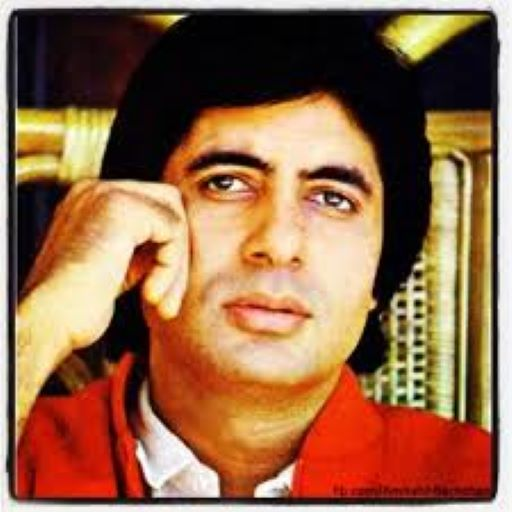
#> input picture Amitabh.jpg, 512 x 512 px, found by its file name
$ jupyter execute --allow-errors 'AISSMS_1_Computer_Vision_&_Deep_Learning_using_Python_&_Image_Processing_Final_23_12_2024.ipynb'   (shell and % lines are left out)
#> lines starting #> are read from the running program, lines starting #| are printed output that depends on the picture
#> (a cell that did not finish here is left out)

#> (a cell that did not finish here is left out)

[cell 3]
import cv2
import numpy as np
import matplotlib.pyplot as plt
#reading the image
image = cv2.imread('/content/Amitabh.jpg')
#> image is the input picture: shape (512, 512, 3); mean B, G, R 73.7, 104.3, 147.8
plt.imshow(image)

[cell 4]
image.shape
#> Out = (512, 512, 3)

[cell 5]
print(image)
#> (printed output is left out)

[cell 6]
0-255

[cell 7]
print(image.ndim)
#| 3

[cell 8]
import cv2
import numpy as np
import matplotlib.pyplot as plt
#reading the image
image = cv2.imread('/content/Amitabh.jpg')
img_grey=cv2.cvtColor(image, cv2.COLOR_BGR2GRAY)
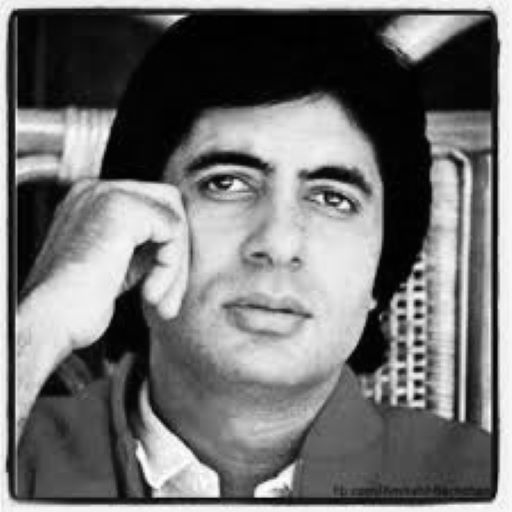
#> img_grey: shape (512, 512); min 0, max 255, mean 113.8
plt.imshow(img_grey)

[cell 9]
img_grey.shape
#> Out = (512, 512)

[cell 10]
img_grey.ndim
#> Out = 2

[cell 11]
print(img_grey)
#> (printed output is left out)

[cell 12]
import cv2
import numpy as np
import matplotlib.pyplot as plt
#reading the image
image = cv2.imread('/content/Amitabh.jpg')
img_rgb=cv2.cvtColor(image, cv2.COLOR_BGR2RGB)
plt.imshow(img_rgb)

[cell 13]
from skimage.io import imread, imshow
import matplotlib.pyplot as plt

image_color = imread('/content/brics.jpeg', as_gray=False)
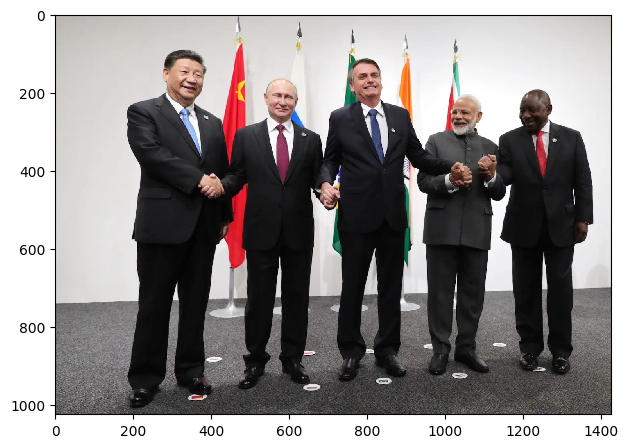
#> input picture brics.jpeg, 628 x 448 px, found by its file name
#> image_color is the input picture: shape (448, 628, 4); mean R, G, B, A 145.5, 141.3, 141.1, 255
print(image_color.shape)
#| (448, 628, 4)
imshow(image_color)

[cell 14]
image_color.ndim
#> Out = 3

[cell 15]
print(image_color)
#> (printed output is left out)

[cell 16]
from skimage.io import imread, imshow
import matplotlib.pyplot as plt

image_color = imread('/content/brics.jpeg', as_gray=True)
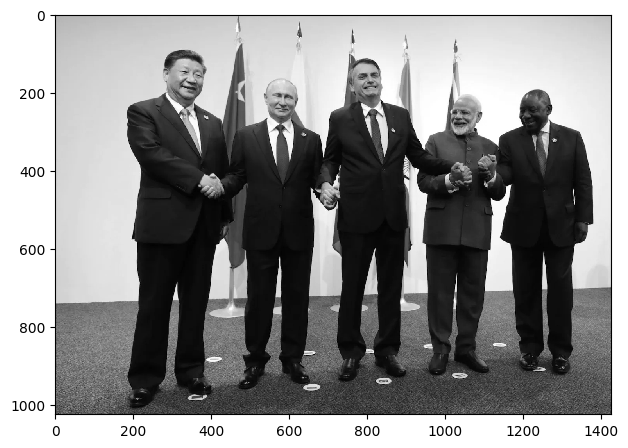
#> image_color: shape (448, 628) float64; min 0, max 1, mean 0.558
print(image_color)
#> (printed output is left out)
imshow(image_color)

[cell 17]
import numpy as np

a=np.array([1,2,3,4,5])
print(a)

[cell 18]
print(a.ndim)

[cell 19]
import numpy as np

b=np.array([[1,2,3],[4,5,6]])

print(b)

[cell 20]
print(b.ndim)

#> (a cell that did not finish here is left out)

[cell 22]
0-255

[cell 23]
image_color.shape
#> Out = (448, 628)

[cell 24]
image_color.max()
#> Out = 1

[cell 25]
image_color.min()
#> Out = 0

#> (a cell that did not finish here is left out)

[cell 27]
image_gray = imread('/content/images/Amitabh.jpg', as_gray=True)
#> image_gray: shape (512, 512) float64; min 0, max 1, mean 0.437
print(image_gray.shape)
#| (512, 512)
imshow(image_gray)

[cell 28]
from skimage.color import rgb2gray
import matplotlib.pyplot as plt
img = imread('/content/brics.jpeg')
img_new = rgb2gray(img)

plt.subplot(1,2,1), imshow(img)
plt.title('RGB Format')

plt.subplot(122), imshow(img_new)
plt.title('Grayscale Format')

plt.show()

[cell 29]
from skimage.transform import resize
img = imread('/content/brics.jpeg')
#resize image
img_resized = resize(img, (300, 300))
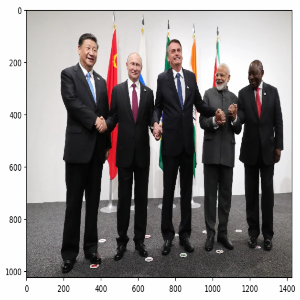
#> img_resized: shape (300, 300, 4) float64; mean R, G, B, A 0.57, 0.553, 0.552, 1; transparent parts drawn white

#plot images
plt.subplot(121), imshow(img)
plt.title('Original Image')
plt.subplot(122), imshow(img_resized)
plt.title('Resized Image')
plt.show()

#> (a cell that did not finish here is left out)

#> (a cell that did not finish here is left out)

[cell 32]
plt.subplot(1, 2, 1)
#the figure has 1 row, 2 columns, and this plot is the first plot.

[cell 33]
plt.subplot(1, 2, 2)
#the figure has 1 row, 2 columns, and this plot is the second plot.

[cell 34]
from skimage.transform import rotate
image = imread('/content/brics.jpeg')

image_rotated = rotate(image, angle=45,resize=True)
imshow(image_rotated)

#> (a cell that did not finish here is left out)

[cell 36]
image_color = imread('/content/images/f16.jpg', as_gray=False)
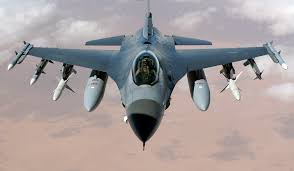
#> input picture f16.jpg, 294 x 171 px, found by its file name
#> image_color is the input picture: shape (171, 294, 3); mean R, G, B 165.9, 157.2, 157.1
print(image_color.shape)
#| (171, 294, 3)
imshow(image_color)

[cell 37]
from skimage.transform import rotate
image = imread('/content/images/f16.jpg')

image_rotated = rotate(image, angle=90,resize=False)
#> image_rotated: shape (171, 294, 3) float64
imshow(image_rotated)

[cell 38]
from skimage.transform import rotate
image = imread('/content/images/f16.jpg')

image_rotated = rotate(image, angle=-180,resize=False)
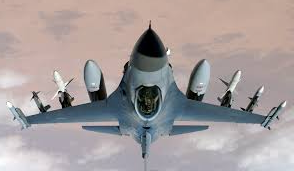
#> image_rotated: shape (171, 294, 3) float64; mean R, G, B 0.651, 0.616, 0.616
imshow(image_rotated)

#> (a cell that did not finish here is left out)

[cell 40]
from skimage.transform import rotate
image = imread('/content/images/Amitabh.jpg')

image_rotated = rotate(image, angle=45, resize=True)
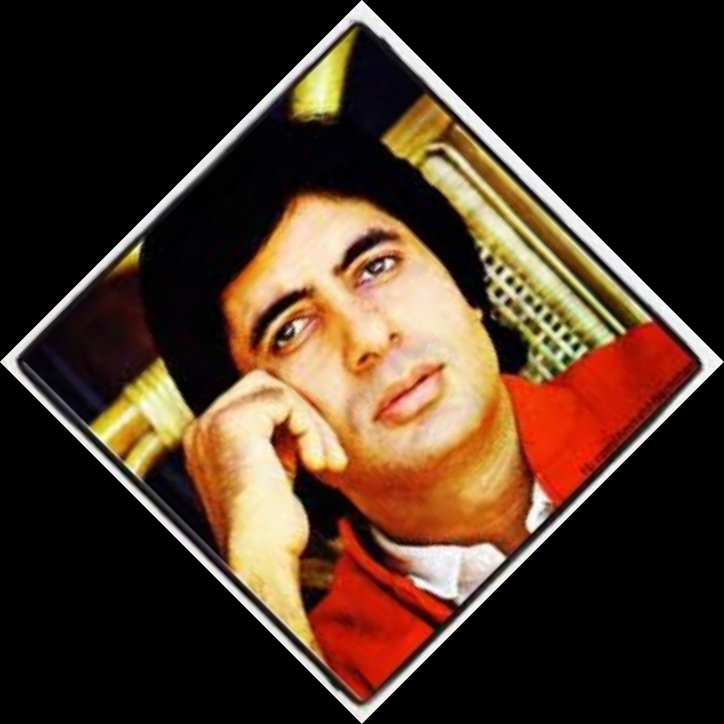
#> image_rotated: shape (724, 724, 3) float64; mean R, G, B 0.29, 0.205, 0.144
imshow(image_rotated)

[cell 41]
from numpy import fliplr, flipud
amitabh = imread('/content/images/Amitabh.jpg')

amitabh_flip = fliplr(amitabh)
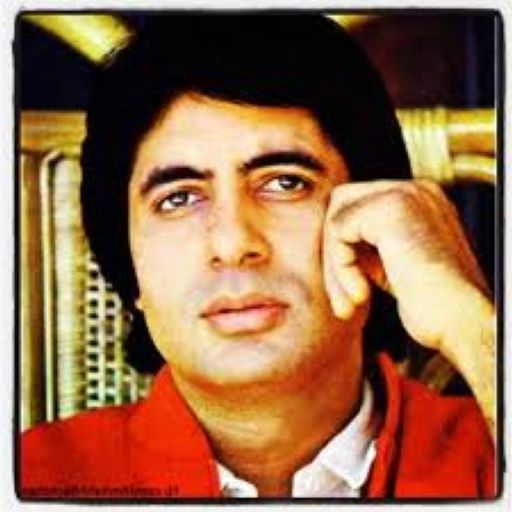
#> amitabh_flip: shape (512, 512, 3); mean R, G, B 147.8, 104.3, 73.7

plt.subplot(121), imshow(amitabh_flip)
plt.subplot(122), imshow(amitabh_flip)

plt.show()

[cell 42]
image = imread('/content/images/Amitabh.jpg')

# selecting part of the image only
cropped = image[50:(img.shape[0]-100),50:(img.shape[1]-100)]
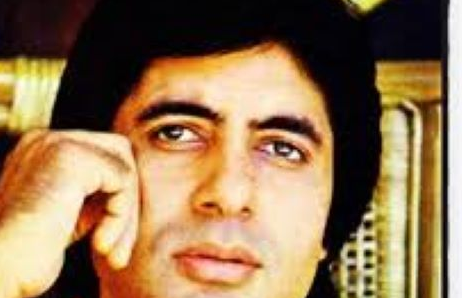
#> cropped: shape (298, 462, 3); mean R, G, B 146, 116.4, 81.8

plt.subplot(121), imshow(image)
plt.title('Original Image')
plt.subplot(122),imshow(cropped)
plt.title('Cropped Image')

plt.show()

[cell 43]
image_gray = imread('/content/images/Amitabh.jpg', as_gray=True)
print(image_gray.shape)
#| (512, 512)
print(image_gray)
#> (printed output is left out)

[cell 44]
img.shape[0]
#> Out = 448

[cell 45]
img.shape[0]-100
#> Out = 348

[cell 46]
from PIL import Image
import numpy as np
PATH='/content/images/Amitabh.jpg'
img = Image.open(PATH)
#img.load()
img_array = np.asarray(img, dtype='int32')

[cell 47]
img_array.shape
#> Out = (512, 512, 3)

[cell 48]
import cv2
import numpy as np
from google.colab.patches import cv2_imshow

# Read the image
img = cv2.imread('/content/Amitabh.jpg', cv2.IMREAD_GRAYSCALE)
#> img: shape (512, 512); min 0, max 255, mean 113.8

# Apply Gaussian Blur to reduce noise
img_blur = cv2.GaussianBlur(img, (3,3), 0)

# Canny Edge Detection
edges = cv2.Canny(img_blur, 100, 200)
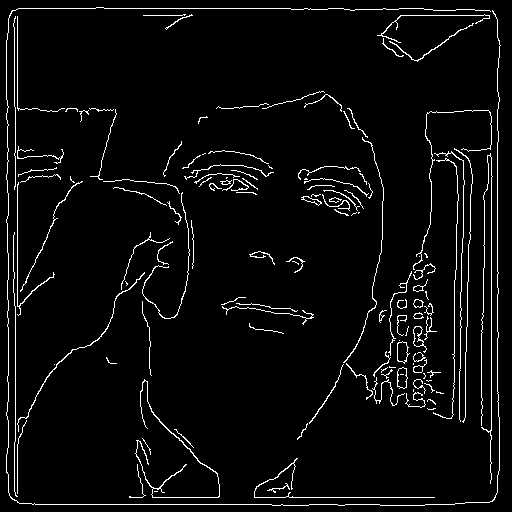
#> edges: shape (512, 512); 4.2% white in thin lines or dots

# Display the original image and the edges
cv2_imshow(edges)
cv2.waitKey(0)
cv2.destroyAllWindows()
